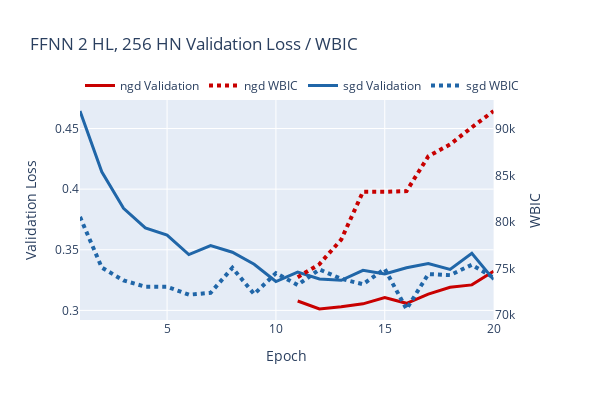

Here is the notebook cell this chart was saved with:
### Code cell
# Visualise generalisation loss vs. testing loss for each model

val_wbic_figs = {}
for title in models.keys():
    val_wbic_fig = make_subplots(specs=[[{"secondary_y" : True}]])
    color_index = 0
    for optim in optimizers:
        color = color_cycle[color_index % len(color_cycle)]
        color_index += 1
        val_wbic_fig.add_trace(go.Scatter(
            x=np.arange(1, hp["num_epochs"]+1),
            y=val_losses[title][optim][1:],
            mode="lines",
            name=f"{optim} Validation",
            line=dict(color=color, width=3),
            marker=dict(size=8, symbol="x")
        ),secondary_y=False)
        val_wbic_fig.add_trace(go.Scatter(
            x=np.arange(1, hp["num_epochs"]+1),
            y=wbic_estimates[title][optim][1:],
            mode="lines",
            name=f"{optim} WBIC",
            line=dict(color=color, dash="dot", width=4),
            marker=dict(size=8, symbol="x")
        ),secondary_y=True)
    val_wbic_fig.update_layout(
        title=f"{title} Validation Loss / WBIC",
        xaxis_title="Epoch",
        xaxis=dict(
            tickmode='linear',
            tick0=0,
            dtick=5,
        ),
        yaxis_type="linear",
        yaxis=dict(
            range=[0,None]
        ),
        width=600,
        height=400,
        legend=dict(
            x=0,
            y=1,
            xanchor='left',
            yanchor='bottom',
            orientation='h',
        ),
    )
    val_wbic_fig.update_yaxes(title="Validation Loss", secondary_y=False)
    val_wbic_fig.update_yaxes(title="WBIC", 
                              secondary_y=True,
                              showgrid=False,
                              )
    val_wbic_figs[title] = val_wbic_fig
    val_wbic_fig.show()

### Figure 1 — Plotly figure (JSON) as saved in the notebook; plotly's stock layout.template omitted (floating-point values rounded to 4 significant figures)
{"data": [{"line": {"color": "rgb(200, 0, 0)", "width": 3}, "marker": {"size": 8, "symbol": "x"}, "mode": "lines", "name": "ngd Validation", "type": "scatter", "x": [1, 2, 3, 4, 5, 6, 7, 8, 9, 10, 11, 12, 13, 14, 15, 16, 17, 18, 19, 20], "xaxis": "x", "y": [null, null, null, null, null, null, null, null, null, null, 0.3077, 0.3011, 0.3029, 0.3054, 0.3106, 0.3058, 0.3134, 0.3191, 0.321, 0.3323], "yaxis": "y"}, {"line": {"color": "rgb(200, 0, 0)", "dash": "dot", "width": 4}, "marker": {"size": 8, "symbol": "x"}, "mode": "lines", "name": "ngd WBIC", "type": "scatter", "x": [1, 2, 3, 4, 5, 6, 7, 8, 9, 10, 11, 12, 13, 14, 15, 16, 17, 18, 19, 20], "xaxis": "x", "y": [null, null, null, null, null, null, null, null, null, null, 74080.0, 75480.0, 78120.0, 83250.0, 83240.0, 83310.0, 87040.0, 88320.0, 90160.0, 91910.0], "yaxis": "y2"}, {"line": {"color": "rgb(32, 102, 168)", "width": 3}, "marker": {"size": 8, "symbol": "x"}, "mode": "lines", "name": "sgd Validation", "type": "scatter", "x": [1, 2, 3, 4, 5, 6, 7, 8, 9, 10, 11, 12, 13, 14, 15, 16, 17, 18, 19, 20], "xaxis": "x", "y": [0.4644, 0.4143, 0.3841, 0.368, 0.3621, 0.346, 0.3535, 0.348, 0.3381, 0.3238, 0.3316, 0.3259, 0.3248, 0.333, 0.3301, 0.3352, 0.3387, 0.3338, 0.3471, 0.3254], "yaxis": "y"}, {"line": {"color": "rgb(32, 102, 168)", "dash": "dot", "width": 4}, "marker": {"size": 8, "symbol": "x"}, "mode": "lines", "name": "sgd WBIC", "type": "scatter", "x": [1, 2, 3, 4, 5, 6, 7, 8, 9, 10, 11, 12, 13, 14, 15, 16, 17, 18, 19, 20], "xaxis": "x", "y": [80550.0, 75110.0, 73730.0, 73060.0, 73050.0, 72200.0, 72410.0, 75090.0, 72270.0, 74520.0, 73250.0, 74910.0, 73910.0, 73320.0, 74970.0, 70670.0, 74410.0, 74300.0, 75410.0, 74030.0], "yaxis": "y2"}], "layout": {"height": 400, "legend": {"orientation": "h", "x": 0, "xanchor": "left", "y": 1, "yanchor": "bottom"}, "title": {"text": "FFNN 2 HL, 256 HN Validation Loss / WBIC"}, "width": 600, "xaxis": {"anchor": "y", "domain": [0, 0.94], "dtick": 5, "tick0": 0, "tickmode": "linear", "title": {"text": "Epoch"}}, "yaxis": {"anchor": "x", "domain": [0, 1], "range": [0, null], "title": {"text": "Validation Loss"}, "type": "linear"}, "yaxis2": {"anchor": "x", "overlaying": "y", "showgrid": false, "side": "right", "title": {"text": "WBIC"}}}}
